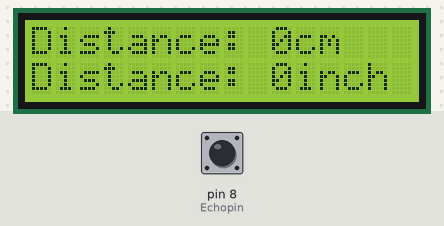
Simulated run of this sketch. Board: Arduino Uno, built with avr-gcc and run on an emulated ATmega328P. Parts: 16×2 character LCD. The inputs (shaded band) are chosen by the test bench; at power-on: pin 8 (Echopin) LOW.

Above: at 1.6 s.
1.7 s: pin 8 (Echopin) pulsed HIGH 2 times (0.12 s each, 0.3 s apart)
At 3.16 s:
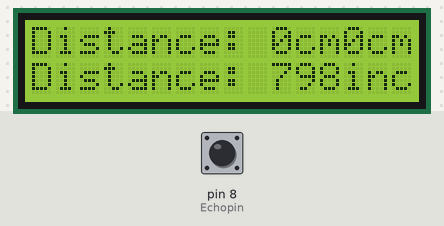
At 3.8 s:
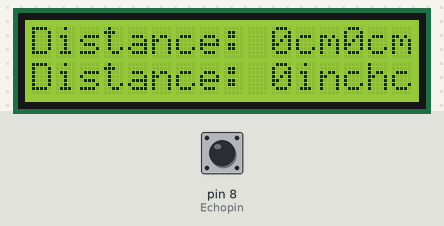
4.6 s: pin 8 (Echopin) pulsed HIGH 5 times (0.12 s each, 0.3 s apart)
At 4.73 s:
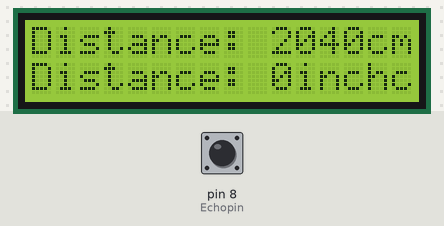
Timing chart, 0 to 7.6 s (numbered marks = the images above; inputs shaded):
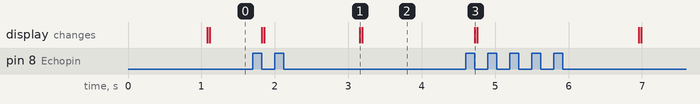

The sketch:

combined.ino
```cpp
#include <LiquidCrystal.h>
int Trigpin =9;
int Echopin =8;
LiquidCrystal LCD(1,2,4,5,6,7);
long Duration;
int DistanceCM, DistanceINCH;

void setup(){
    Serial.begin(9600);
    LCD.begin(16,2);
    pinMode(Trigpin,OUTPUT);
    pinMode(Echopin,INPUT);
}

void loop(){
    digitalWrite(Trigpin,LOW);
    delay(2);

    digitalWrite(Trigpin,HIGH);
    delay(10);
    digitalWrite(Trigpin,LOW);

    Duration = pulseIn(Echopin,HIGH);

    DistanceCM = Duration*0.034/2;
    DistanceINCH = Duration*0.0133/2;

    LCD.setCursor(0,0);
    LCD.print("Distance: ");
    LCD.print(DistanceCM);
    LCD.print("cm");
    delay(10);

    LCD.setCursor(0,1);
    LCD.print("Distance: ");
    LCD.print(DistanceINCH);
    LCD.print("inch");
    delay(10);

}
```

Measured:
- after the input at 1.7 s, the display: first changes after 0.12 s (image 1 shows a later state)
- after the input at 4.6 s, the display: changes after 0.12 s (image 3)
